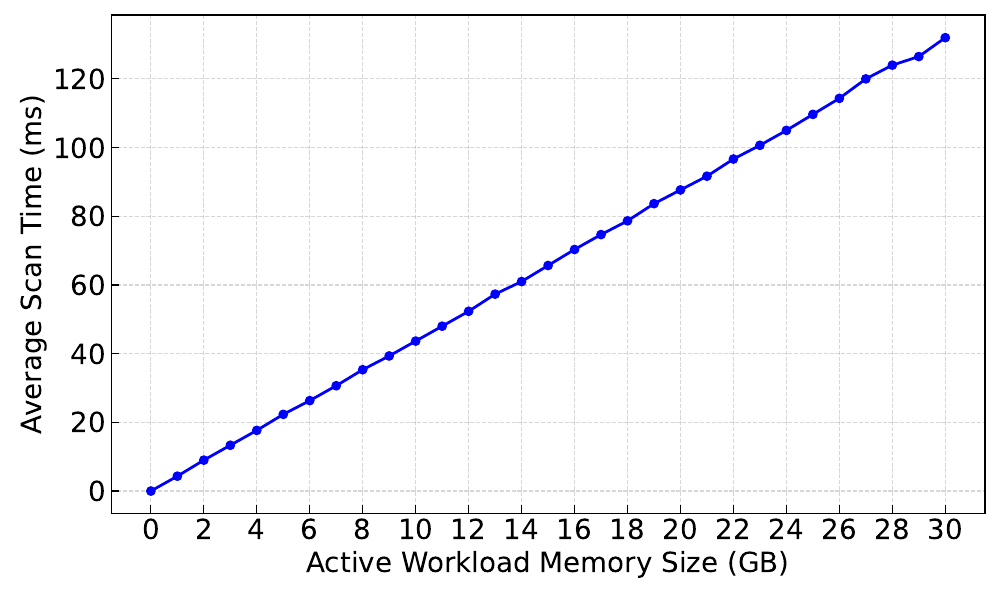

Python code for this plot:
import re
import matplotlib.pyplot as plt
from collections import defaultdict

# 字体和样式参数
axis_fontsize = 20
tick_font_size = 20
line_width = 2
marker_size = 6
line_color = "blue"
dashed_line_color = "#888888"
# 读取并解析日志文件
def parse_scan_time_log(filename):
    time_data = defaultdict(list)

    with open(filename, 'r') as f:
        for line in f:
            match = re.search(r'\((\d+) ms\).*?\[(\d+) GB\]', line)
            if match:
                time_ms = int(match.group(1))
                memory_gb = int(match.group(2))
                time_data[memory_gb].append(time_ms)

    return {k: sum(v)/len(v) for k, v in time_data.items()}

# 绘制折线图
def plot_avg_scan_time(avg_times):
    memory_sizes = sorted(avg_times.keys())
    avg_latencies = [avg_times[size] for size in memory_sizes]

    plt.figure(figsize=(10, 6))
    ax = plt.gca()
    ax.plot(memory_sizes, avg_latencies, marker='o', linestyle='-', color=line_color,
             linewidth=line_width, markersize=marker_size, label="Scan Time")

    plt.xlabel("Active Workload Memory Size (GB)", fontsize=axis_fontsize)
    plt.ylabel("Average Scan Time (ms)", fontsize=axis_fontsize)

    # 只保留偶数横坐标
    even_memory_sizes = [size for size in memory_sizes if size % 2 == 0]
    plt.xticks(even_memory_sizes, fontsize=tick_font_size)
    
    plt.yticks(fontsize=tick_font_size)
    plt.grid(True, linestyle='--', alpha=0.5)
    plt.tight_layout()
    plt.tick_params(axis="both", direction="in", length=6)
    plt.savefig("scan_time.png", dpi=300)
    # plt.show()


if __name__ == "__main__":
    log_file = "scan_time.log"
    avg_times = parse_scan_time_log(log_file)
    plot_avg_scan_time(avg_times)
